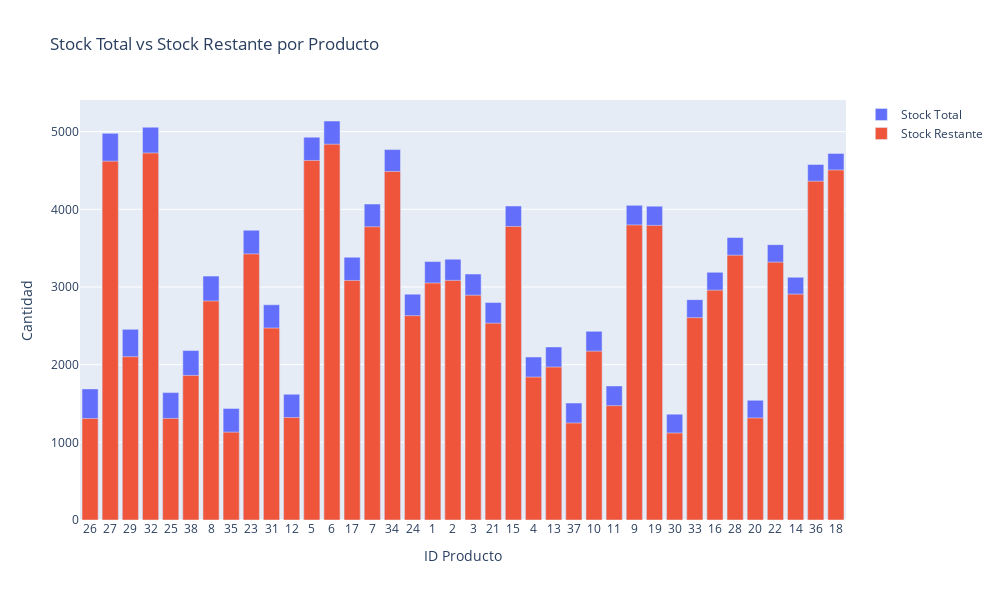

The notebook cell this image was saved under:
### Code cell
productos_vendidos_sorted = productos_vendidos.sort_values("Cantidad_vendida", ascending=False)
fig = go.Figure()

fig.add_trace(go.Bar(
    x=productos_vendidos_sorted["ID_Producto"].astype(str),
    y=productos_vendidos_sorted["Stock"],
    name="Stock Total",
    opacity=1
))


fig.add_trace(go.Bar(
    x=productos_vendidos_sorted["ID_Producto"].astype(str),
    y=productos_vendidos_sorted["Producto_actual_stock"],
    name="Stock Restante",
    opacity=1
))

fig.update_layout(
    title="Stock Total vs Stock Restante por Producto",
    xaxis_title="ID Producto",
    yaxis_title="Cantidad",
    barmode='overlay',
    width=1000,
    height=600

)

fig.show()

### Figure 1 — Plotly figure (JSON) as saved in the notebook; plotly's stock layout.template omitted (floating-point values rounded to 4 significant figures)
{"data": [{"name": "Stock Total", "opacity": 1, "type": "bar", "x": ["26", "27", "29", "32", "25", "38", "8", "35", "23", "31", "12", "5", "6", "17", "7", "34", "24", "1", "2", "3", "21", "15", "4", "13", "37", "10", "11", "9", "19", "30", "33", "16", "28", "20", "22", "14", "36", "18"], "y": [1688, 4978, 2455, 5057, 1640, 2182, 3140, 1437, 3731, 2771, 1619, 4929, 5137, 3383, 4068, 4769, 2908, 3327, 3358, 3167, 2800, 4043, 2099, 2228, 1506, 2429, 1726, 4051, 4041, 1363, 2837, 3189, 3637, 1541, 3545, 3125, 4578, 4720]}, {"name": "Stock Restante", "opacity": 1, "type": "bar", "x": ["26", "27", "29", "32", "25", "38", "8", "35", "23", "31", "12", "5", "6", "17", "7", "34", "24", "1", "2", "3", "21", "15", "4", "13", "37", "10", "11", "9", "19", "30", "33", "16", "28", "20", "22", "14", "36", "18"], "y": [1306, 4620, 2102, 4725, 1308, 1861, 2820, 1131, 3426, 2471, 1319, 4629, 4838, 3084, 3775, 4487, 2631, 3051, 3085, 2894, 2534, 3779, 1840, 1969, 1249, 2174, 1472, 3799, 3793, 1120, 2605, 2959, 3409, 1314, 3320, 2908, 4362, 4506]}], "layout": {"barmode": "overlay", "height": 600, "title": {"text": "Stock Total vs Stock Restante por Producto"}, "width": 1000, "xaxis": {"title": {"text": "ID Producto"}}, "yaxis": {"title": {"text": "Cantidad"}}}}
